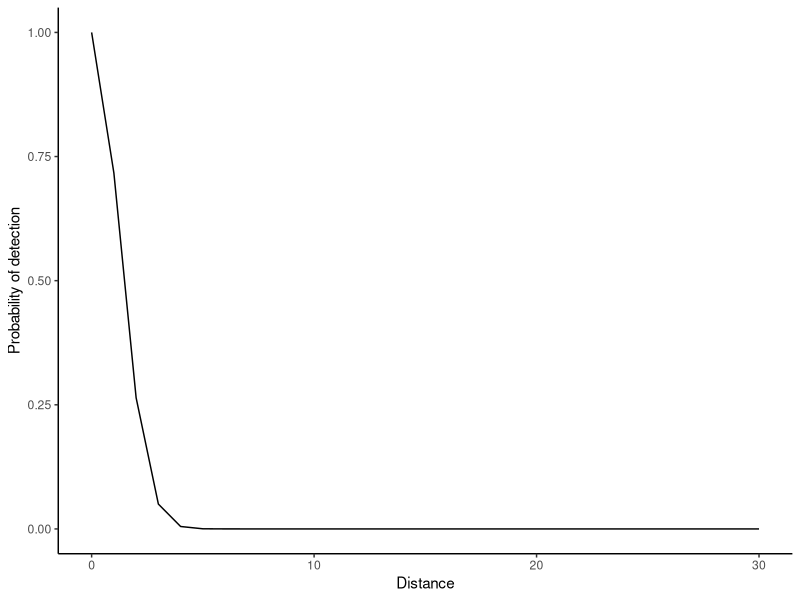
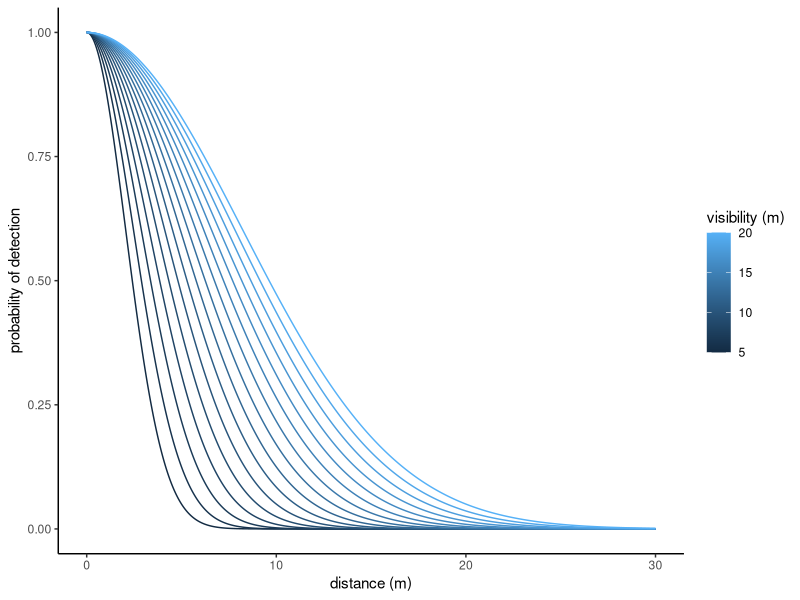
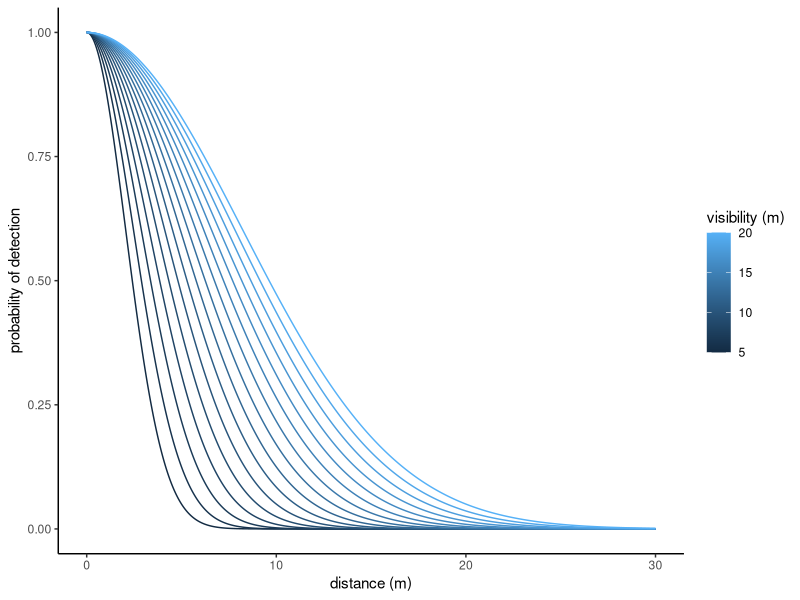

The R source for these figures, in order:
library(dplyr)
library(ggplot2)


dist_prob_fun <- function(x){
  dnorm(x, mean = 0, sd = imp_sd, log = FALSE)/dnorm(0, mean = 0, sd = imp_sd, log = FALSE)
}

#we want 20m vis

#one plot

norm_x = 0:30

vis_perc = 0.05
dist = 3

imp_sd = dist/sqrt(-2*log(vis_perc))

norm_y = dist_prob_fun(norm_x)
imp_func_dat <- data.frame(norm_x,norm_y)

imp_func_dat[21,]

ggplot(imp_func_dat,aes(x=norm_x,y=norm_y)) + geom_line() +
  xlab("Distance") + ylab("Probability of detection") +
  theme_classic()

#all lines



norm_x = seq(0,30,by=0.001)

vis_perc = 0.05

detection <- vector()
distance <- vector()

for (i in 5:20){
  dist = i
  imp_sd = dist/sqrt(-2*log(vis_perc))
  detection = c(detection,dist_prob_fun(norm_x))
  distance = c(distance,rep(i,length(norm_x)))
}

detection_dat = data.frame(detection,distance,norm_x=rep(norm_x,length(5:20)))



ggplot(detection_dat,aes(x=norm_x,y=detection,group=distance,colour=distance)) + geom_line() +
  xlab("distance (m)") + ylab("probability of detection") +
  theme_classic() + scale_color_continuous(name="visibility (m)")
  
ggsave("plots/figure_3.png",height=1.1*5.12*0.8,width=1.1*5.79*(0.98/0.62)*0.8)



